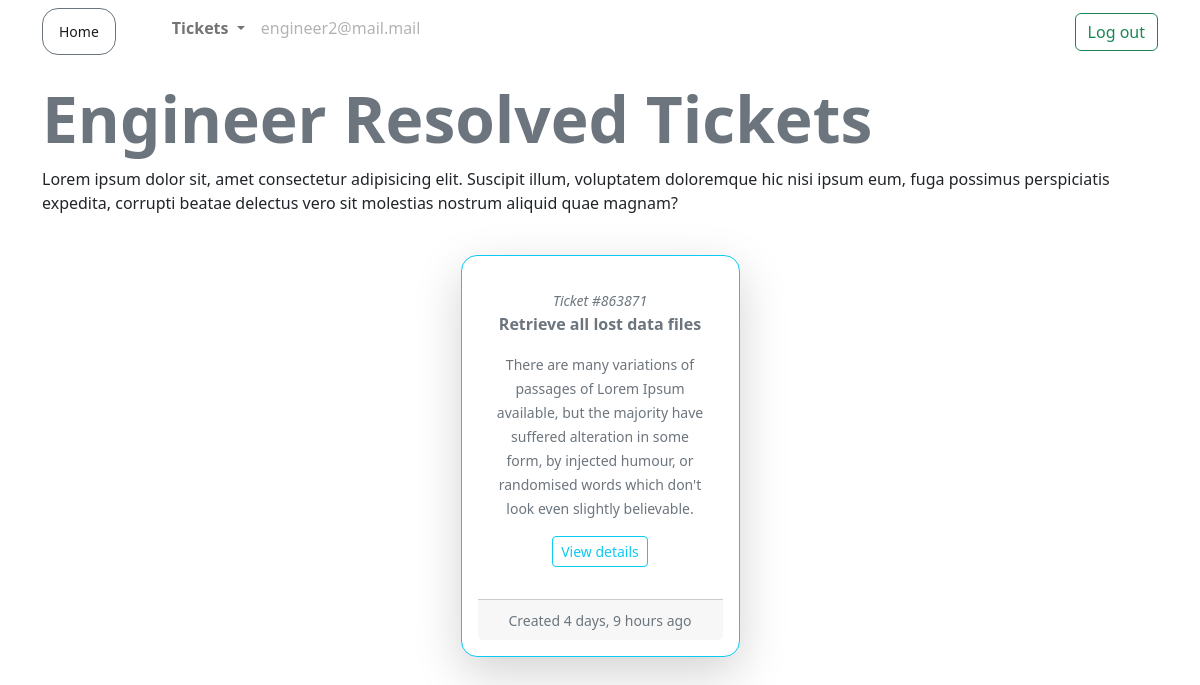
Page /ticket/engineer-resolved-tickets/ (signed in) on the earlier database version.
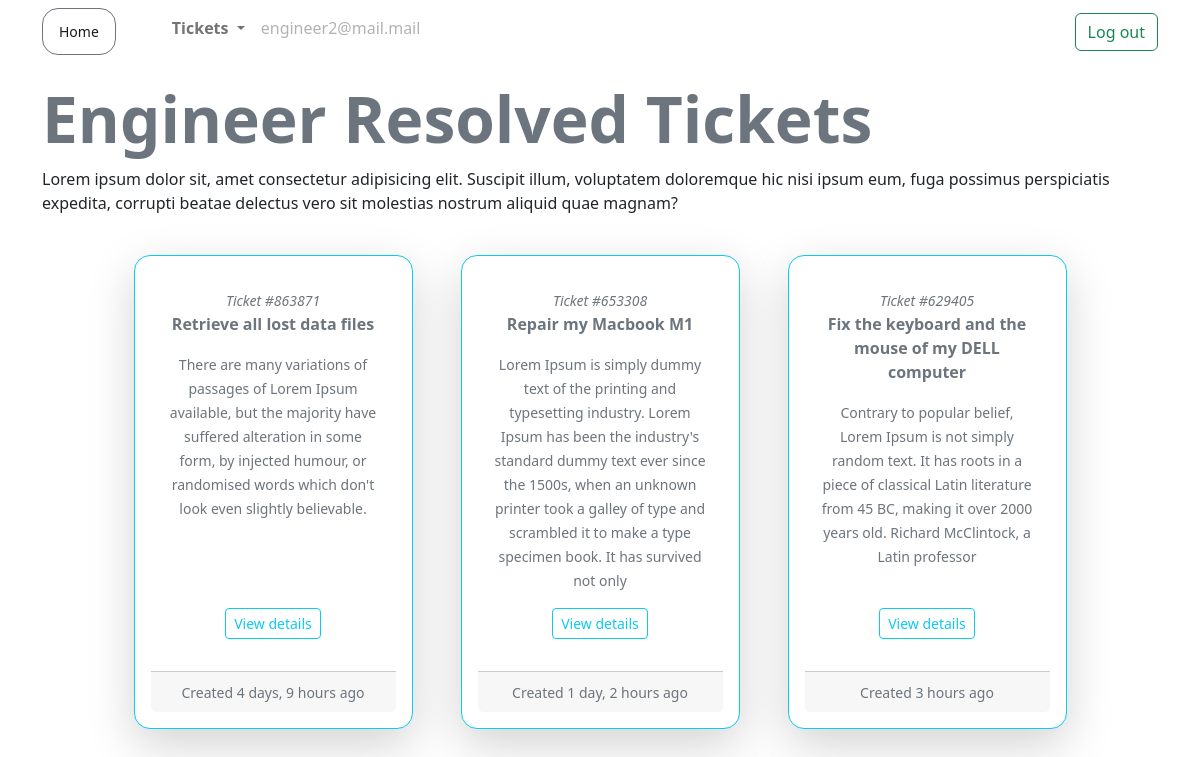
Same page on the later database version.
### ticket/models.py (models this page shows)
class Ticket(models.Model):
    customer = models.ForeignKey(User, on_delete=models.CASCADE)
    engineer = models.ForeignKey(User, on_delete=models.DO_NOTHING, null=True, blank=True, related_name='engineer')
    ticket_id = models.CharField(max_length=15, unique=True)
    ticket_title = models.CharField(max_length=50)
    ticket_description = models.TextField()
    status = models.CharField(max_length=20, choices=(('Active', 'Active'),('Pending', 'Pending'), ('Resolved','Resolved')))
    created_on = models.DateTimeField(auto_now_add=True)
    last_modified = models.DateTimeField(auto_now=True)
    is_resolved = models.BooleanField(default=False)
    severity = models.CharField(max_length=5, choices=(('A', 'A'), ('B', 'B')), default='B')
    is_assigned_to_engineer = models.BooleanField(default=False)
    resolution = models.TextField(null=True, blank=True)

### ticket/views.py (the view)
# urls.py: path('engineer-resolved-tickets/', views.engineer_resolved_tickets, name='engineer-resolved-tickets'),
@login_required
def engineer_resolved_tickets(request):
    tickets = Ticket.objects.filter(is_resolved = True, is_assigned_to_engineer = True, engineer = request.user)
    context = {'tickets': tickets}
    return render(request, 'ticket/engineer_resolved_tickets.html', context)

### templates/ticket/engineer_resolved_tickets.html (shortened to what this page needs)
{% extends 'base.html'%} {% load humanize %} {% block content%}
<h1 class="display-3 fw-bold lh-1 mb-3 text-secondary">Engineer Resolved Tickets</h1>
<p>
    Lorem ipsum dolor sit, amet consectetur adipisicing elit. Suscipit illum,
    voluptatem doloremque hic nisi ipsum eum, fuga possimus perspiciatis
    expedita, corrupti beatae delectus vero sit molestias nostrum aliquid quae
    magnam?
</p>
<div class="d-flex flex-wrap justify-content-center">
    {% for ticket in tickets %}
    <div
        class="card border-info rounded-4 text-center w-25 p-1 m-4 shadow-lg p-3 mb-5 bg-white rounded"
    >
        <div class="card-body">
            <p class="card-text text-muted">
                <small> <i>Ticket #{{ticket.ticket_id}} </small></i>
                <br />
                <b> {{ticket.ticket_title}} </b>
            </p>
            <p class="card-text text-muted">
                <small> {{ticket.ticket_description}} </small>
            </p>
        </div>
        <div class="mb-2">
            <a
                href="{% url 'ticket-details' ticket.ticket_id %}"
                class="btn btn-outline-info btn-sm"
                >View details</a
            >
        </div>
        <br />
        <div class="card-footer text-muted">
            <small> Created {{ticket.created_on|naturaltime}} </small>
        </div>
    </div>
    {% endfor %}
</div>
{%endblock content%}

Differences in the rows shown:
now on this page (row edited): Ticket: ticket_id "653308", ticket_title "Repair my Macbook M1", ticket_description "Lorem Ipsum is simply dummy text of the printing and typesetting industry. Lorem Ipsum has been the industry's standard dummy text ever since the 1500s, when an unknown printer took a galley of type and scrambled it to make a type specimen book. It has survived not only", created_on "1 day, 2 hours ago"
added Ticket: ticket_id "629405", ticket_title "Fix the keyboard and the mouse of my DELL computer", ticket_description "Contrary to popular belief, Lorem Ipsum is not simply random text. It has roots in a piece of classical Latin literature from 45 BC, making it over 2000 years old. Richard McClintock, a Latin professor", created_on "3 hours ago"
